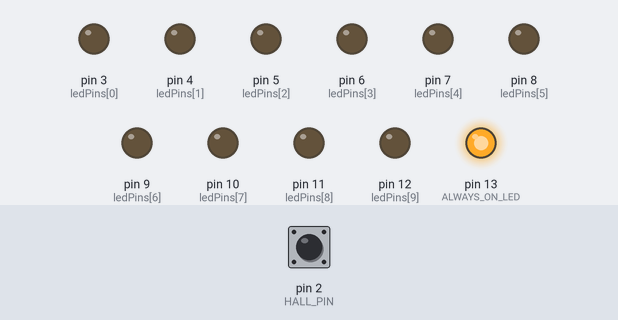
This sketch was run on a simulated Arduino Uno, built with avr-gcc and run on an emulated ATmega328P. Shown: output pins drawn as LEDs (lit = HIGH). The test bench sets the inputs (shaded band); at power-on: pin 2 (HALL_PIN) HIGH.

Above: at 1.2 s.
1.3 s: pin 2 (HALL_PIN) pulled LOW for 0.15 s
At 1.61 s:
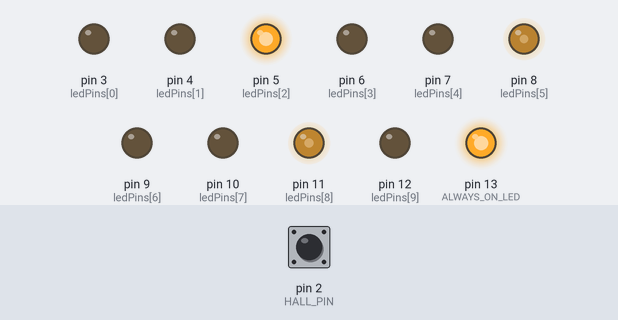
3.2 s: pin 2 (HALL_PIN) pulled LOW for 1 s
At 5.5 s:
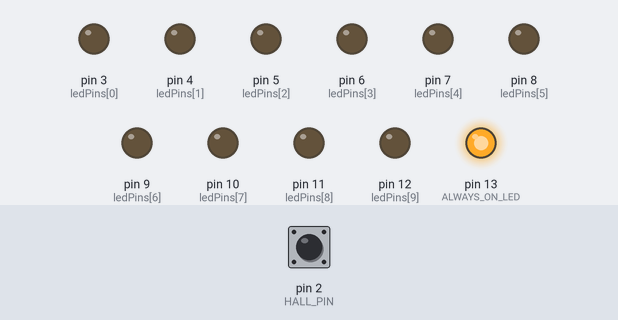
5.9 s: pin 2 (HALL_PIN) pulled LOW for 3.2 s
At 9.26 s:
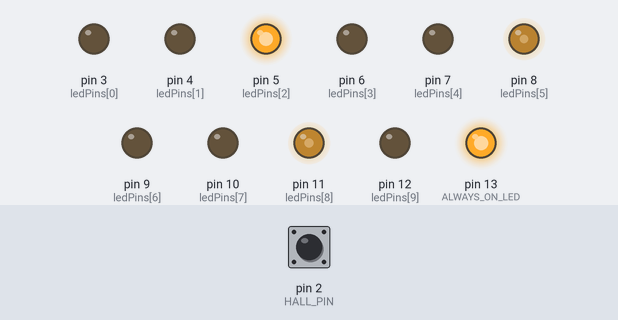
10.9 s: pin 2 (HALL_PIN) pulsed LOW 2 times (0.12 s each, 0.3 s apart)
At 11.46 s:
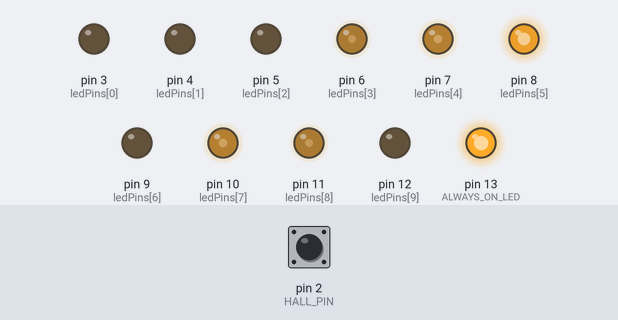
13.1 s: pin 2 (HALL_PIN) pulled LOW for 0.15 s
At 14.2 s:
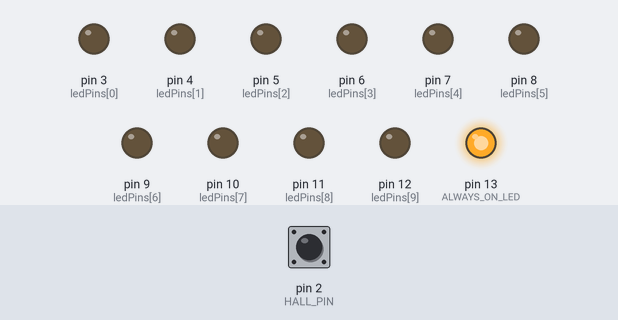
15.0 s: pin 2 (HALL_PIN) pulsed LOW 5 times (0.12 s each, 0.3 s apart)
At 15.89 s:
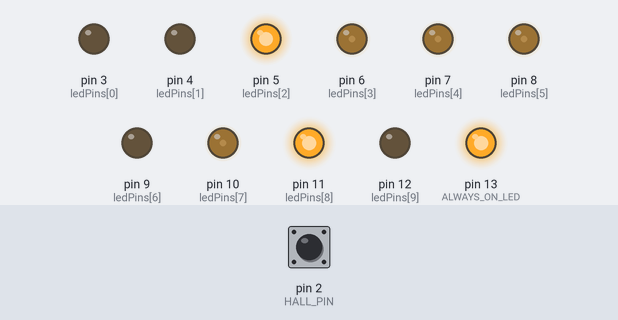
Timing chart, 0 to 18.1 s (numbered marks = the images above; inputs shaded):
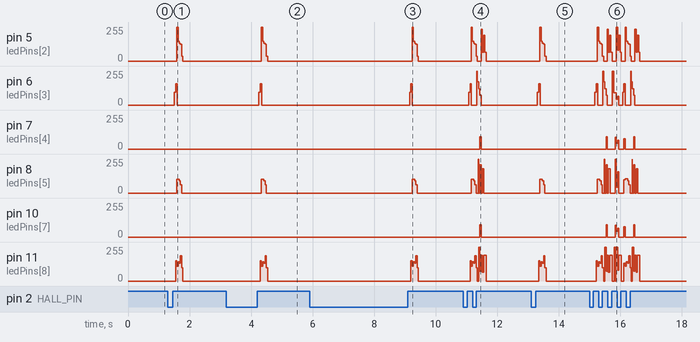

The sketch:

pov_display.ino
```cpp
#define NUM_LEDS 10
#define HALL_PIN 2
#define ALWAYS_ON_LED 13

// LED pins from D3 to D12
const int ledPins[NUM_LEDS] = {3, 4, 5, 6, 7, 8, 9, 10, 11, 12};

// Delay between columns (tune as per rotation speed)
const int columnDelay = 5; // in milliseconds

// "JAI HIND" — 10-bit column data per character (bottom LED = bit 0, top LED = bit 9)
const uint16_t jaiHind[] = {
  // J
  0b0000000000,
  0b0011111110,
  0b0000001000,
  0b0000001000,
  0b0000001000,
  0b0100001000,
  0b0011110000,
  0b0000000000,

  // Space
  0b0000000000,

  // A
  0b0001100000,
  0b0010010000,
  0b0100001000,
  0b0111111000,
  0b0100001000,
  0b0100001000,
  0b0000000000,

  // Space
  0b0000000000,

  // I
  0b0111111100,
  0b0000100000,
  0b0000100000,
  0b0000100000,
  0b0111111100,
  0b0000000000,

  // Space
  0b0000000000,

  // H
  0b0100000100,
  0b0100000100,
  0b0100000100,
  0b0111111100,
  0b0100000100,
  0b0100000100,
  0b0000000000,

  // Space
  0b0000000000,

  // I
  0b0111111100,
  0b0000100000,
  0b0000100000,
  0b0000100000,
  0b0111111100,
  0b0000000000,

  // Space
  0b0000000000,

  // N
  0b0100000100,
  0b0110000100,
  0b0101000100,
  0b0100100100,
  0b0100011100,
  0b0100000100,
  0b0000000000,

  // Space
  0b0000000000,

  // D
  0b0111110000,
  0b0100001000,
  0b0100000100,
  0b0100000100,
  0b0100001000,
  0b0111110000,
  0b0000000000,
};

const int messageLength = sizeof(jaiHind) / sizeof(jaiHind[0]);

void setup() {
  // Set LED pins as output
  for (int i = 0; i < NUM_LEDS; i++) {
    pinMode(ledPins[i], OUTPUT);
    digitalWrite(ledPins[i], LOW);
  }

  pinMode(HALL_PIN, INPUT_PULLUP);         // Hall sensor
  pinMode(ALWAYS_ON_LED, OUTPUT);          // Always-on LED
  digitalWrite(ALWAYS_ON_LED, HIGH);       // Turn on always-on LED at start
}

void displayColumn(uint16_t colData) {
  for (int i = 0; i < NUM_LEDS; i++) {
    digitalWrite(ledPins[i], (colData >> i) & 0x01);
  }
}

void clearAllLEDs() {
  for (int i = 0; i < NUM_LEDS; i++) {
    digitalWrite(ledPins[i], LOW);
  }
}

void loop() {
  // Wait for the Hall sensor to detect the magnet
  while (digitalRead(HALL_PIN) == HIGH);  // Wait for LOW signal
  delay(5);  // Debounce
  while (digitalRead(HALL_PIN) == LOW);   // Wait until magnet passes

  // Display "JAI HIND" column by column
  for (int i = 0; i < messageLength; i++) {
    displayColumn(jaiHind[i]);
    delay(columnDelay);
    clearAllLEDs();
  }
}
```

Measured:
- after the input at 1.3 s, pin 6 (ledPins[3]): 0/255 → 97/255 after 0.21 s, → 161/255 0.04 s later, → 0/255 0.05 s later; pin 8 (ledPins[5]): 0/255 → 102/255 after 0.29 s, → 0/255 0.08 s later
- after the input at 3.2 s, pin 6 (ledPins[3]): 0/255 → 97/255 after 1.1 s, → 161/255 0.04 s later, → 0/255 0.05 s later; pin 8 (ledPins[5]): 0/255 → 102/255 after 1.1 s, → 0/255 0.08 s later
- after the input at 5.9 s, pin 6 (ledPins[3]): 0/255 → 97/255 after 3.3 s, → 161/255 0.04 s later, → 0/255 0.05 s later; pin 8 (ledPins[5]): 0/255 → 102/255 after 3.3 s, → 0/255 0.08 s later
- after the input at 10.9 s, pin 7 (ledPins[4]), pin 10 (ledPins[7]): 0/255 → 91/255 after 0.54 s, → 0/255 0.04 s later
- after the input at 13.1 s, pin 6 (ledPins[3]): 0/255 → 97/255 after 0.21 s, → 161/255 0.04 s later, → 0/255 0.05 s later; pin 8 (ledPins[5]): 0/255 → 102/255 after 0.29 s, → 0/255 0.08 s later
